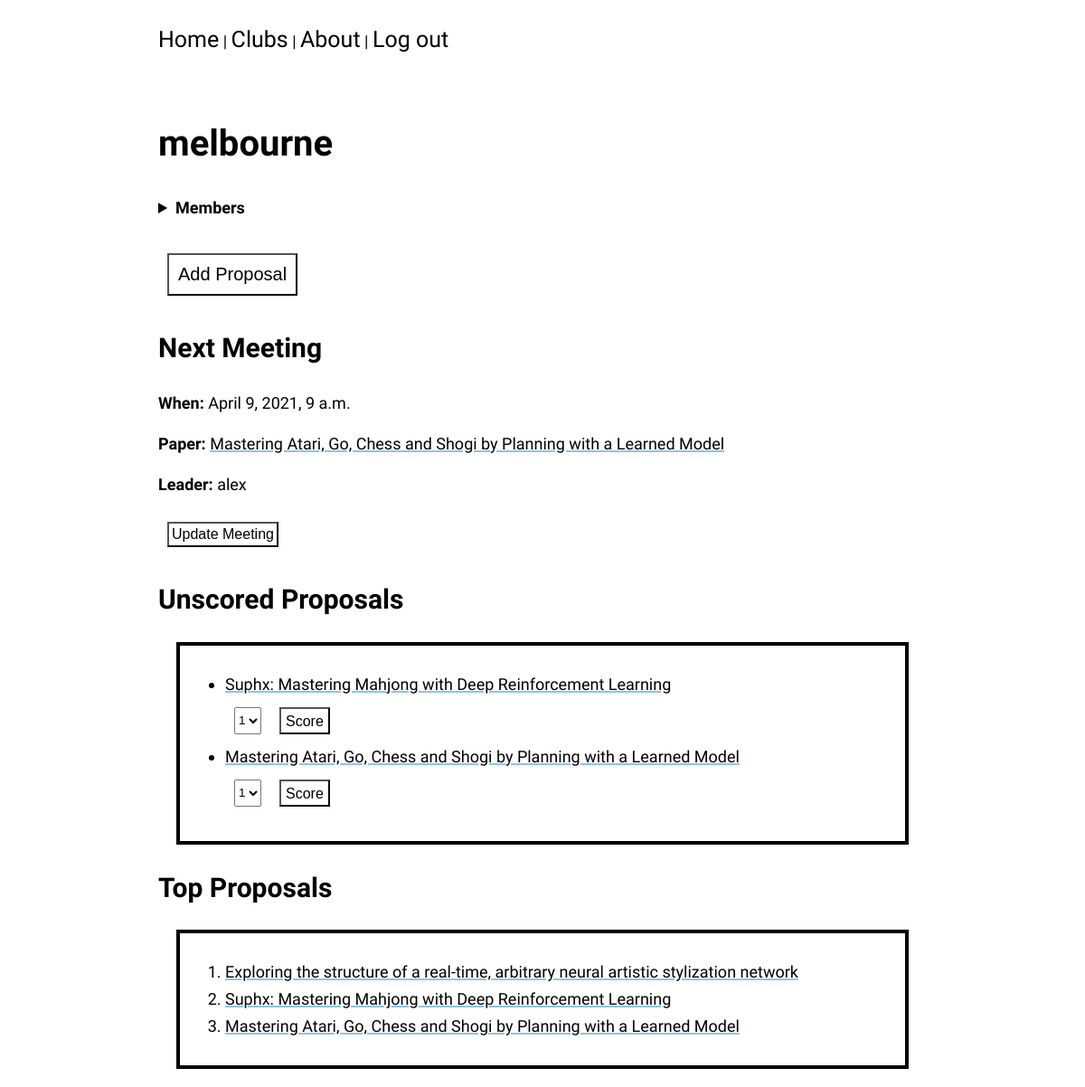
Before: /clubs/melbourne/ (signed in) with the older database file.
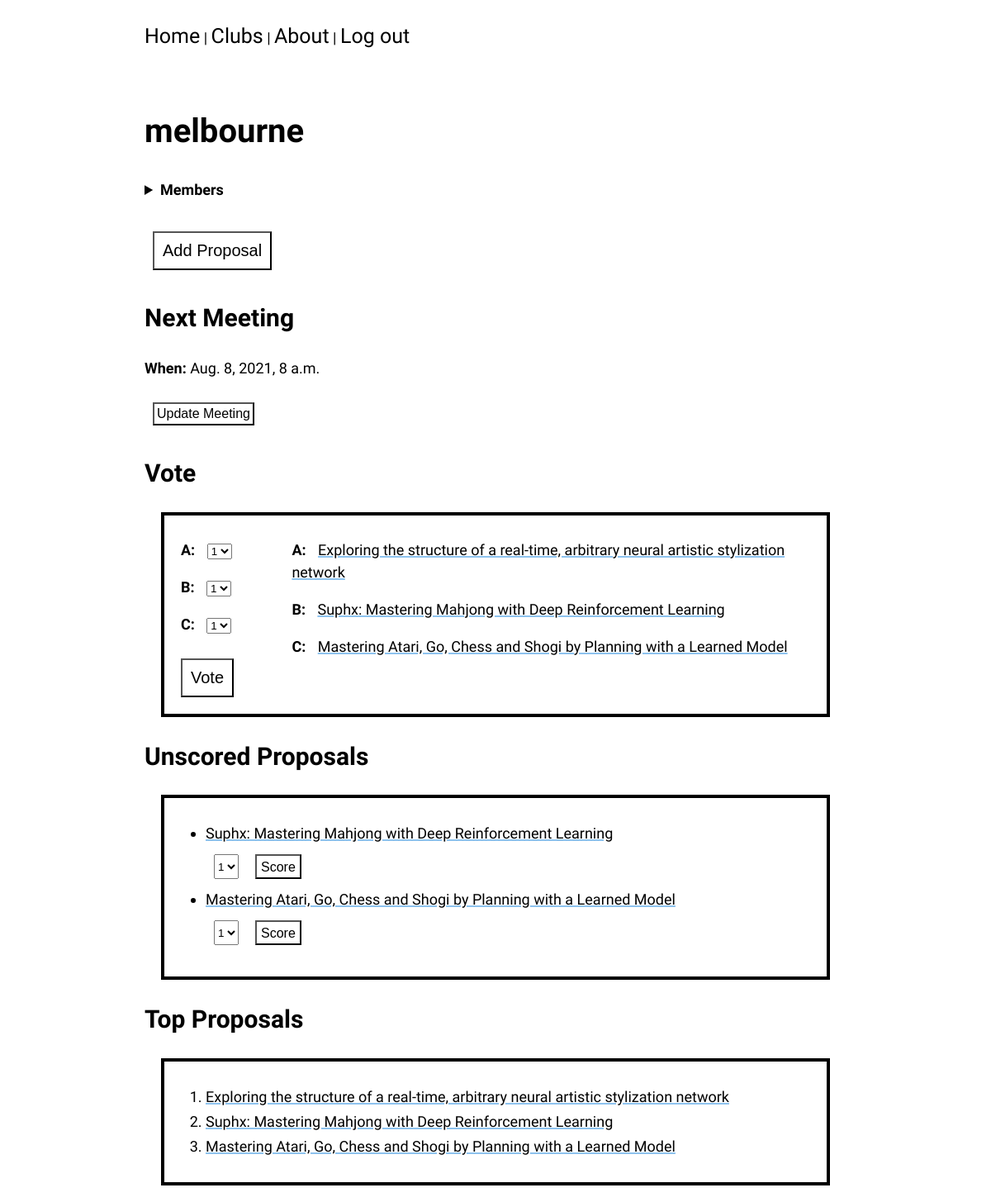
After: the same page with the newer database file.
### clubs/models.py (models this page shows, shortened)
class Meeting(models.Model):
    club = models.ForeignKey(Club, on_delete=models.CASCADE)
    leader = models.ForeignKey(User, on_delete=models.SET_NULL, null=True)
    election = models.ForeignKey('Election', on_delete=models.SET_NULL, null=True)
    paper = models.ForeignKey(Paper, on_delete=models.SET_NULL, null=True)
    date_time = models.DateTimeField()

class Proposal(models.Model):
    user = models.ForeignKey(User, null=True, on_delete=models.SET_NULL)
    paper = models.ForeignKey(Paper, on_delete=models.CASCADE)
    club = models.ForeignKey(Club, on_delete=models.CASCADE)
    submission_datetime = models.DateTimeField(auto_now_add=True)
    msg = models.CharField(max_length=300, null=True)
    total_score = models.IntegerField(default=0)

### papers/models.py (models this page shows)
class Paper(models.Model):
    url = models.URLField(max_length=50)
    pdf_url = models.URLField(max_length=50)
    arxiv_id = models.CharField(max_length=20)
    title = models.CharField(max_length=500)
    authors = models.ManyToManyField('Author', through='AuthorPaper')
    abstract = models.CharField(max_length=1000)
    key_words = models.ManyToManyField('KeyWord', through='KeyWordPaper')
    published = models.DateField()
    def __str__(self):
        return self.title

### accounts/models.py (models this page shows, shortened)
class User(AbstractBaseUser):
    username = models.CharField(max_length=30, unique=True)
    email = models.EmailField(max_length=255, blank=True)
    is_active = models.BooleanField(default=True)
    is_admin = models.BooleanField(default=False)
    objects = MyUserManager()
    USERNAME_FIELD = 'username'
    REQUIRED_FIELDS = ['email']  # Used for prompt when creating superuser
    def __str__(self):
        return self.username

### clubs/views.py (the view, shortened to what this page needs)
# urls.py: path('<str:club_name>/', views.ClubDetailView.as_view(), name='club-detail'),
class ClubDetailView(View):
    template_name = 'clubs/club-detail.html'
    def get_club(self):
        return get_object_or_404(Club, name=self.kwargs['club_name'])
    def get_context_data(self, **kwargs):
        club = self.get_club()
        ctx = club.get_ctx(self.request.user)
        if ctx['election']:
            ctx.update(**ctx['election'].get_ctx(self.request.user))
            if not ctx['voted']:
                ctx['vote_form'] = VoteForm(election=ctx['election'])
                ctx['voteform_fields_candidates_zip'] = list(zip(ctx['election'].candidates.all(),
                                                                 ctx['vote_form'].visible_fields()))
        if ctx['unscored_proposals']:
            ctx['unscored'] = list(map(lambda proposal: (proposal, ScoreForm(proposal)), ctx['unscored_proposals']))
        return ctx
    def get(self, request, *args, **kwargs):
        return render(request, self.template_name, self.get_context_data())

### clubs/forms.py
class VoteForm(forms.Form):
    def __init__(self, election, *args, **kwargs):
        super(VoteForm, self).__init__(*args, **kwargs)
        self.candidates = election.candidates.all()
        for i, candidate in enumerate(self.candidates, 1):
            self.fields[f'vote_{i}'] = forms.ChoiceField(label=string.ascii_uppercase[i-1], choices=SCORE_OPTIONS)
            self.fields[f'candidate_{i}_id'] = forms.CharField(widget=forms.HiddenInput(), initial=candidate.id)
        self.fields['election_id'] = forms.CharField(widget=forms.HiddenInput(), initial=election.id)
        self.fields['club'] = forms.CharField(widget=forms.HiddenInput(), initial=election.club.name)

### clubs/models.py (called while the page is built)
    @property
    def meeting(self):
       return Meeting.objects.filter(club=self, date_time__gte=timezone.now()).last()

    @property
    def election(self):
        election = Election.objects.filter(club=self, end_datetime__gte=timezone.now()).last()
        if election and election.is_over:
            return None
        return election  # Can also return None

    @property
    def proposals(self):
        return Proposal.objects.filter(club=self)

### clubs/templates/clubs/club-detail.html (shortened to what this page needs)
{% extends 'base.html' %}
{% block content %}
<h1>{{ club.name }}</h1>
<details>
  <summary><b>Members</b></summary>
</details>
<br>
<button type="submit" id="add-proposal-btn" onclick="location.href='{% url 'clubs:add-proposal' club.name %}'">Add Proposal</button>
{% if meeting %}
{% include 'clubs/meeting.html' %}
{% else %}
<button type="submit" id="plan-meeting-btn" onclick="location.href='{% url 'clubs:plan-meeting' club %}'">Plan Meeting</button>
{% endif %}
{% if unscored_proposals %}
{% include 'clubs/unscored_proposals.html' %}
{% endif %}
{% if club.proposals.all %}
{% include 'clubs/top-proposals.html' %}
{% endif %}
{% endblock content %}

### clubs/templates/clubs/meeting.html
<h2>Next Meeting</h2>
<div id="meeting-container">
  <p><b>When: </b>{{ meeting.date_time }}</p>
  {% if club.election %}
  {% include 'clubs/update-meeting-btn.html' %}
  {% if voted %}
  <details>
    <summary><i>awaiting election results on the following proposals</i></summary>
    <ul>
      {% for candidate in election.candidates.all %}
      <li><a href="{% url 'papers:paper-detail' candidate.paper.id %}">{{candidate.paper}}</li>
      {% endfor %}
    </ul>
  </details>
  {% else %}
  {% include 'clubs/vote.html' %}
  {% endif %}
  {% else %}
  <p><b>Paper: </b><a href="{% url 'papers:paper-detail' meeting.paper.id %}">{{ meeting.paper }}</a></p>
  <p><b>Leader: </b>{{ meeting.leader }}</p>
  {% include 'clubs/update-meeting-btn.html' %}
  {% endif %}
</div>

### clubs/templates/clubs/vote.html (shortened to what this page needs)
<h2>Vote</h2>
<div id="vote-container">
  <form method="POST" id="vote-form"  name="vote-form">
    {{ vote_form.as_p }}
    <button type="submit">Vote</button>
  </form>
  <div id="candidates">
    {% for i, candidate in candidates.items %}
    <p><b>{{ i }}:</b> <a href="{% url 'papers:paper-detail' candidate.paper.id %}">{{ candidate.paper.title }}</a>
      {% endfor %}
  </div>
</div>

### clubs/templates/clubs/unscored_proposals.html (shortened to what this page needs)
<h2>Unscored Proposals</h2>
<div id="unscored-proposals-container">
<ul>
{% for proposal, form in unscored %}
<li><a href="{% url 'papers:paper-detail' proposal.paper.id %}">{{ proposal.paper }}</a></li>
<form method="POST" class="score-proposal-form", name="score-proposal-form">
  {{ form.as_p }}
  <button type="Submit">Score</button>
</form>
{% endfor %}
</ul>
</div>

### clubs/templates/clubs/top-proposals.html
<h2>Top Proposals</h2>
<div id="top-proposals-container">
<ol>
{% for proposal in top_proposals %}
<li><a href="{% url 'papers:paper-detail' proposal.id %}">{{ proposal.paper.title }}</a></li>
{% endfor %}
</ol>
</div>

Changed rows visible on the page:
removed Meeting: date_time "April 9, 2021, 9 a.m.", paper "Mastering Atari, Go, Chess and Shogi by Planning with a Learned Model", leader "alex"
added Meeting: date_time "Aug. 8, 2021, 8 a.m."
now on one of the page's lists (row unchanged): Proposal: msg "A", paper "Exploring the structure of a real-time, arbitrary neural artistic stylization network"
now on one of the page's lists (row unchanged): Proposal: paper "Suphx: Mastering Mahjong with Deep Reinforcement Learning"
now on one of the page's lists (row unchanged): Proposal: paper "Mastering Atari, Go, Chess and Shogi by Planning with a Learned Model"
Other visible differences:
form field as_p: (not shown) → "1"
text no longer shown: "Paper: Leader:"
text now shown: "Vote A: B: C: Vote"
